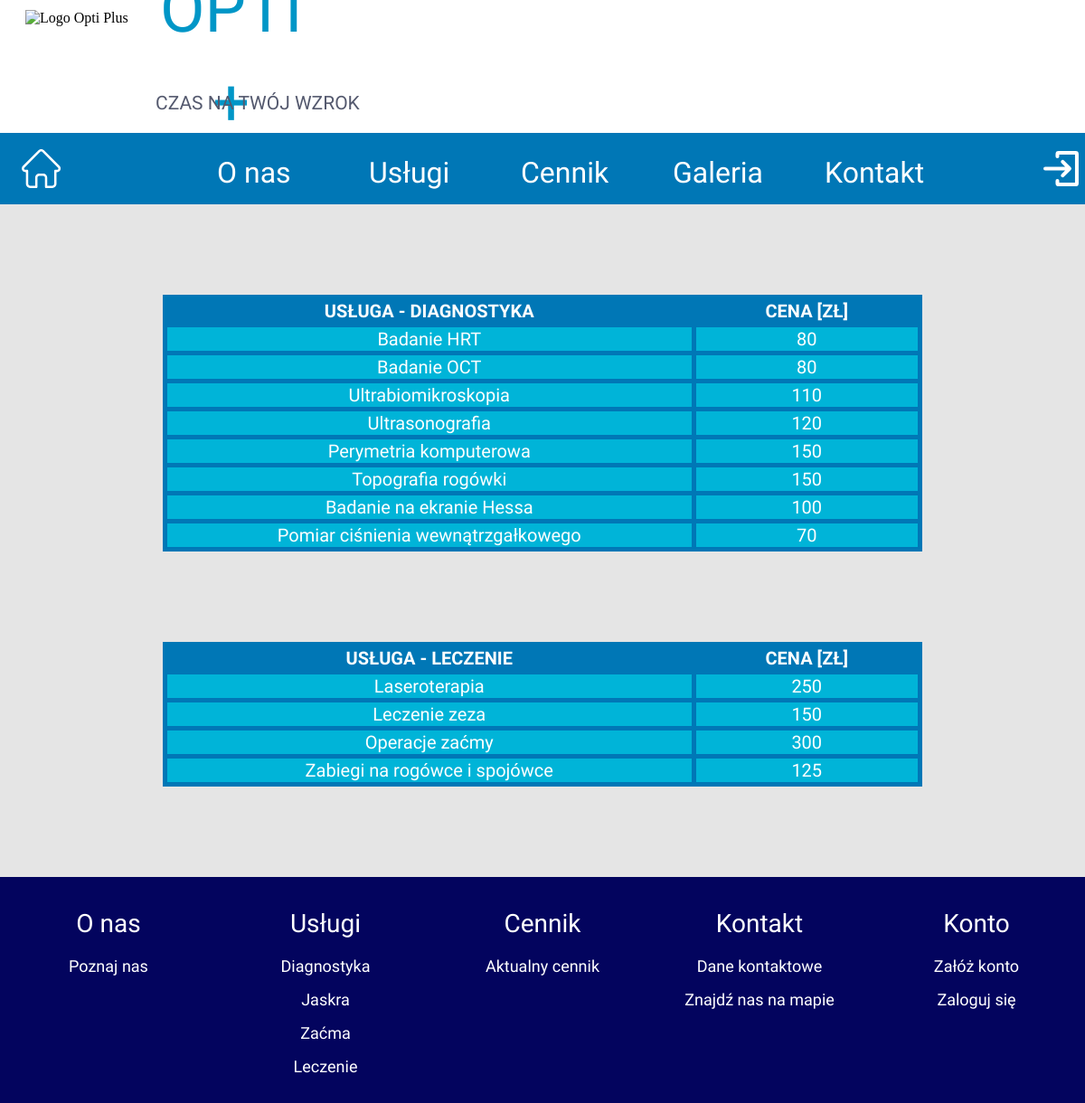
/pricelist/, run on the app's committed database.
### app/models.py (models this page shows, shortened)
class Services(models.Model):
    name = models.CharField(max_length=200,unique=True)
    service_type = models.ForeignKey(Servicetypes,on_delete=models.CASCADE)
    person = models.ForeignKey(Workers,on_delete=models.CASCADE)
    price = models.IntegerField()

### app/views.py (the view)
# urls.py: path('pricelist/',views.serviceslist,name='pricelist'),
def serviceslist(request):
    price_info_d = Services.objects.filter(service_type=2) #id = 2 - Diagnostyka in data base table
    price_info_l = Services.objects.filter(service_type=1) #id = 1 - Leczenie in data base table
    price_dict = {'priceinfod':price_info_d,'priceinfol':price_info_l}
    return render(request,'app/pricelist.html',context=price_dict)

### templates/app/pricelist.html
{% extends "app/base.html" %}
{% load static %}
  {% block head_block %}
  <link rel="stylesheet" href="{% static "css/app/pricelist.css" %}">
  {% endblock %}
  {% block body_block %}
    <div class="container">
      <table class="diagnostyka">
        <thead>
          <th>USŁUGA - DIAGNOSTYKA</th>
          <th>CENA [ZŁ]</th>
        </thead>
        {% if priceinfod %}
          {% for p in priceinfod %}
            <tr>
              <td>{{ p.name }}</td>
              <td>{{ p.price }}</td>
            </tr>
          {% endfor %}
        {% endif %}
      </table>
      <table class="leczenie">
        <thead>
          <th>USŁUGA - LECZENIE</th>
          <th>CENA [ZŁ]</th>
        </thead>
        {% if priceinfol %}
          {% for p in priceinfol %}
            <tr>
              <td>{{ p.name }}</td>
              <td>{{ p.price }}</td>
            </tr>
          {% endfor %}
        {% endif %}
      </table>
    </div>
  {% endblock %}

### static/css/app/pricelist.css (style rules this page uses)
.container { position: absolute; left: 0; top: 226px; width: 100%; background-color: #E5E5E5; }
.diagnostyka { margin-left: auto; margin-right: auto; margin-top: 100px; margin-bottom: 100px; width: 70%; text-align: center; background-color: #B6B6B6; border-collapse: collapse; font-family: 'Cairo', sans-serif; font-style: normal; font-weight: normal; font-size: 20px; color: #ffffff; }
.leczenie { margin-left: auto; margin-right: auto; margin-top: 100px; margin-bottom: 100px; width: 70%; text-align: center; background-color: #B6B6B6; border-collapse: collapse; font-family: 'Cairo', sans-serif; font-style: normal; font-weight: normal; font-size: 20px; color: #ffffff; }
th { background-color: #0077B6; border: 5px solid #0077B6; }
th:first-of-type { width: 70%; }
td { background-color: #00B4D8; border: 5px solid #0077B6; }
tr:last-of-type { margin-bottom: 200px; }

### data on the page
Services: name "Badanie HRT", price "80"
Services: name "Badanie OCT", price "80"
Services: name "Ultrabiomikroskopia", price "110"
Services: name "Ultrasonografia", price "120"
Services: name "Perymetria komputerowa", price "150"
Services: name "Topografia rogówki", price "150"
Services: name "Badanie na ekranie Hessa", price "100"
Services: name "Pomiar ciśnienia wewnątrzgałkowego", price "70"
Services: name "Laseroterapia", price "250"
Services: name "Leczenie zeza", price "150"
Services: name "Operacje zaćmy", price "300"
Services: name "Zabiegi na rogówce i spojówce", price "125"
